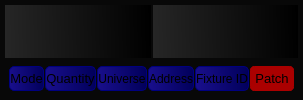
     <widget class="QWidget" name="page_9">
      <layout class="QVBoxLayout" name="verticalLayout">
       <property name="spacing">
        <number>0</number>
       </property>
       <property name="leftMargin">
        <number>0</number>
       </property>
       <property name="topMargin">
        <number>0</number>
       </property>
       <property name="rightMargin">
        <number>0</number>
       </property>
       <property name="bottomMargin">
        <number>0</number>
       </property>
       <item>
        <layout class="QVBoxLayout" name="verticalLayout_5" stretch="5,1">
         <property name="spacing">
          <number>0</number>
         </property>
         <property name="leftMargin">
          <number>0</number>
         </property>
         <property name="topMargin">
          <number>0</number>
         </property>
         <property name="rightMargin">
          <number>0</number>
         </property>
         <property name="bottomMargin">
          <number>0</number>
         </property>
         <item>
          <widget class="QWidget" name="widget_6" native="true">
           <property name="sizePolicy">
            <sizepolicy hsizetype="Preferred" vsizetype="Preferred">
             <horstretch>0</horstretch>
             <verstretch>2</verstretch>
            </sizepolicy>
           </property>
           <property name="styleSheet">
            <string notr="true">background-color: rgb(8, 8, 8);</string>
           </property>
           <layout class="QHBoxLayout" name="horizontalLayout_5">
            <property name="spacing">
             <number>2</number>
            </property>
            <property name="leftMargin">
             <number>5</number>
            </property>
            <property name="topMargin">
             <number>5</number>
            </property>
            <property name="rightMargin">
             <number>5</number>
            </property>
            <property name="bottomMargin">
             <number>5</number>
            </property>
            <item>
             <widget class="QWidget" name="widget_7" native="true">
              <property name="sizePolicy">
               <sizepolicy hsizetype="Preferred" vsizetype="Preferred">
                <horstretch>0</horstretch>
                <verstretch>2</verstretch>
               </sizepolicy>
              </property>
              <property name="styleSheet">
               <string notr="true">background-color: qlineargradient(spread:pad, x1:0, y1:0.551, x2:1, y2:0.54, stop:0 rgba(38, 38, 38, 255), stop:1 rgba(0, 0, 0, 255));
 </string>
              </property>
              <layout class="QVBoxLayout" name="verticalLayout_13">
               <property name="spacing">
                <number>3</number>
               </property>
               <property name="leftMargin">
                <number>5</number>
               </property>
               <property name="topMargin">
                <number>5</number>
               </property>
               <property name="rightMargin">
                <number>5</number>
               </property>
               <property name="bottomMargin">
                <number>5</number>
               </property>
              </layout>
             </widget>
            </item>
            <item>
             <widget class="QWidget" name="widget_8" native="true">
              <property name="minimumSize">
               <size>
                <width>0</width>
                <height>0</height>
               </size>
              </property>
              <property name="maximumSize">
               <size>
                <width>16777215</width>
                <height>500</height>
               </size>
              </property>
              <property name="styleSheet">
               <string notr="true">background-color: qlineargradient(spread:pad, x1:0, y1:0.551, x2:1, y2:0.54, stop:0 rgba(38, 38, 38, 255), stop:1 rgba(0, 0, 0, 255));</string>
              </property>
              <layout class="QVBoxLayout" name="verticalLayout_15">
               <property name="spacing">
                <number>3</number>
               </property>
               <property name="leftMargin">
                <number>5</number>
               </property>
               <property name="topMargin">
                <number>5</number>
               </property>
               <property name="rightMargin">
                <number>5</number>
               </property>
               <property name="bottomMargin">
                <number>5</number>
               </property>
              </layout>
             </widget>
            </item>
           </layout>
          </widget>
         </item>
         <item>
          <widget class="QWidget" name="widget_5" native="true">
           <property name="minimumSize">
            <size>
             <width>0</width>
             <height>0</height>
            </size>
           </property>
           <property name="styleSheet">
            <string notr="true">background-color: rgb(8, 8, 8);</string>
           </property>
           <layout class="QHBoxLayout" name="horizontalLayout_6">
            <property name="spacing">
             <number>1</number>
            </property>
            <property name="topMargin">
             <number>3</number>
            </property>
            <item>
             <widget class="QPushButton" name="pbMode">
              <property name="sizePolicy">
               <sizepolicy hsizetype="Preferred" vsizetype="Preferred">
                <horstretch>0</horstretch>
                <verstretch>0</verstretch>
               </sizepolicy>
              </property>
              <property name="minimumSize">
               <size>
                <width>0</width>
                <height>0</height>
               </size>
              </property>
              <property name="font">
               <font>
                <pointsize>10</pointsize>
               </font>
              </property>
              <property name="styleSheet">
               <string notr="true">QPushButton{background-color:qlineargradient(spread:pad, x1:0, y1:0.573, x2:1, y2:0.545, stop:0 rgba(25, 15, 140, 255), stop:1 rgba(1, 0, 91, 255));border-style: solid;border-color: rgb(0, 0, 127);border-width: 1px;border-radius: 5px;}
</string>
              </property>
              <property name="text">
               <string>Mode</string>
              </property>
             </widget>
            </item>
            <item>
             <widget class="QPushButton" name="pbQuantity">
              <property name="sizePolicy">
               <sizepolicy hsizetype="Preferred" vsizetype="Preferred">
                <horstretch>0</horstretch>
                <verstretch>0</verstretch>
               </sizepolicy>
              </property>
              <property name="minimumSize">
               <size>
                <width>0</width>
                <height>0</height>
               </size>
              </property>
              <property name="font">
               <font>
                <pointsize>10</pointsize>
               </font>
              </property>
              <property name="styleSheet">
               <string notr="true">QPushButton{background-color:qlineargradient(spread:pad, x1:0, y1:0.573, x2:1, y2:0.545, stop:0 rgba(25, 15, 140, 255), stop:1 rgba(1, 0, 91, 255));border-style: solid;border-color: rgb(0, 0, 127);border-width: 1px;border-radius: 5px;}
</string>
              </property>
              <property name="text">
               <string>Quantity</string>
              </property>
             </widget>
            </item>
            <item>
             <widget class="QPushButton" name="pbUniverse">
              <property name="sizePolicy">
               <sizepolicy hsizetype="Minimum" vsizetype="Preferred">
                <horstretch>0</horstretch>
                <verstretch>0</verstretch>
               </sizepolicy>
              </property>
              <property name="styleSheet">
               <string notr="true">QPushButton{background-color:qlineargradient(spread:pad, x1:0, y1:0.573, x2:1, y2:0.545, stop:0 rgba(25, 15, 140, 255), stop:1 rgba(1, 0, 91, 255));border-style: solid;border-color: rgb(0, 0, 127);border-width: 1px;border-radius: 5px;}
</string>
              </property>
              <property name="text">
               <string>Universe</string>
              </property>
             </widget>
            </item>
            <item>
             <widget class="QPushButton" name="pbAddress">
              <property name="sizePolicy">
               <sizepolicy hsizetype="Minimum" vsizetype="Preferred">
                <horstretch>0</horstretch>
                <verstretch>0</verstretch>
               </sizepolicy>
              </property>
              <property name="styleSheet">
               <string notr="true">QPushButton{background-color:qlineargradient(spread:pad, x1:0, y1:0.573, x2:1, y2:0.545, stop:0 rgba(25, 15, 140, 255), stop:1 rgba(1, 0, 91, 255));border-style: solid;border-color: rgb(0, 0, 127);border-width: 1px;border-radius: 5px;}
</string>
              </property>
              <property name="text">
               <string>Address</string>
              </property>
             </widget>
            </item>
            <item>
             <widget class="QPushButton" name="pbFixtureID">
              <property name="sizePolicy">
               <sizepolicy hsizetype="Minimum" vsizetype="Preferred">
                <horstretch>0</horstretch>
                <verstretch>0</verstretch>
               </sizepolicy>
              </property>
              <property name="styleSheet">
               <string notr="true">QPushButton{background-color:qlineargradient(spread:pad, x1:0, y1:0.573, x2:1, y2:0.545, stop:0 rgba(25, 15, 140, 255), stop:1 rgba(1, 0, 91, 255));border-style: solid;border-color: rgb(0, 0, 127);border-width: 1px;border-radius: 5px;}
</string>
              </property>
              <property name="text">
               <string>Fixture ID</string>
              </property>
             </widget>
            </item>
            <item>
             <widget class="QPushButton" name="pbPatchFix">
              <property name="sizePolicy">
               <sizepolicy hsizetype="Preferred" vsizetype="Preferred">
                <horstretch>0</horstretch>
                <verstretch>0</verstretch>
               </sizepolicy>
              </property>
              <property name="minimumSize">
               <size>
                <width>0</width>
                <height>0</height>
               </size>
              </property>
              <property name="font">
               <font>
                <pointsize>10</pointsize>
               </font>
              </property>
              <property name="styleSheet">
               <string notr="true">QPushButton{background-color: rgb(170, 0, 0);border-style: solid;border-color: rgb(170, 0, 0);border-width: 5px;border-radius: 5px;} </string>
              </property>
              <property name="text">
               <string>Patch</string>
              </property>
             </widget>
            </item>
           </layout>
          </widget>
         </item>
        </layout>
       </item>
      </layout>
     </widget>
